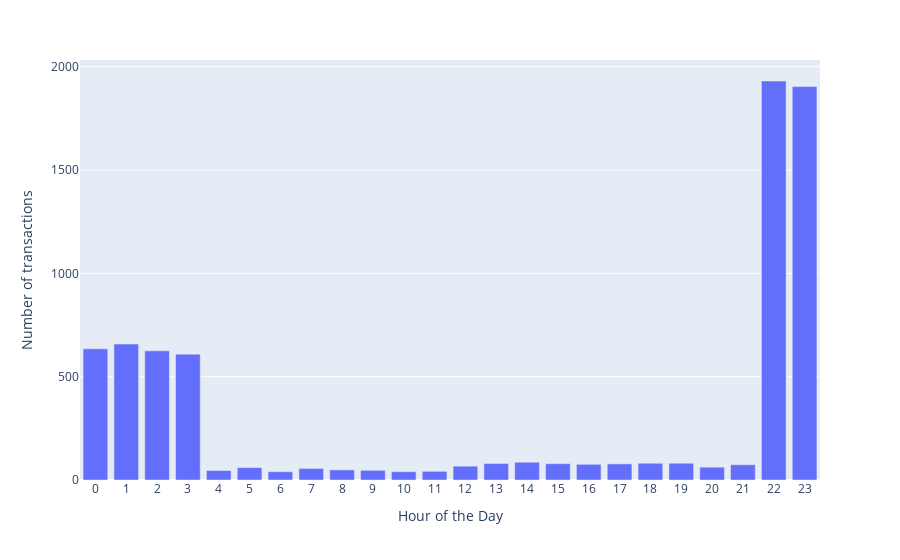

Notebook code for this chart:
### Code cell
df_ = (
    df_train[df_train.is_fraud == 1]
    .groupby(by="hour_of_day")
    .agg({"transaction_id": "count"})
    .reset_index()
)

fig = px.bar(
    data_frame=df_,
    x="hour_of_day",
    y="transaction_id",
    labels={
        "transaction_id": "Number of transactions",
        "hour_of_day": "Hour of the Day",
    },
    hover_data={"transaction_id": ":.0f"},
)


"""fig.update_layout(
    font=dict(size=18),  # Increase text size for all labels and text
    legend=dict(
        font=dict(size=18),  # Increase legend font size
    ),
    hoverlabel=dict(
        font_size=16,  # Increase hover label font size
    ),
)"""

fig.update_traces(hovertemplate="%{value} transactions")

fig.update_xaxes(type="category")

### Figure 1 — Plotly figure (JSON) as saved in the notebook; plotly's stock layout.template omitted (floating-point values rounded to 4 significant figures)
{"data": [{"alignmentgroup": "True", "hovertemplate": "%{value} transactions", "legendgroup": "", "marker": {"color": "#636efa", "pattern": {"shape": ""}}, "name": "", "offsetgroup": "", "orientation": "v", "showlegend": false, "textposition": "auto", "type": "bar", "x": [0, 1, 2, 3, 4, 5, 6, 7, 8, 9, 10, 11, 12, 13, 14, 15, 16, 17, 18, 19, 20, 21, 22, 23], "xaxis": "x", "y": [635, 658, 625, 609, 46, 60, 40, 56, 49, 47, 40, 42, 67, 80, 86, 79, 76, 78, 81, 81, 62, 74, 1931, 1904], "yaxis": "y"}], "layout": {"barmode": "relative", "legend": {"tracegroupgap": 0}, "margin": {"t": 60}, "xaxis": {"anchor": "y", "domain": [0, 1], "title": {"text": "Hour of the Day"}, "type": "category"}, "yaxis": {"anchor": "x", "domain": [0, 1], "title": {"text": "Number of transactions"}}}}
